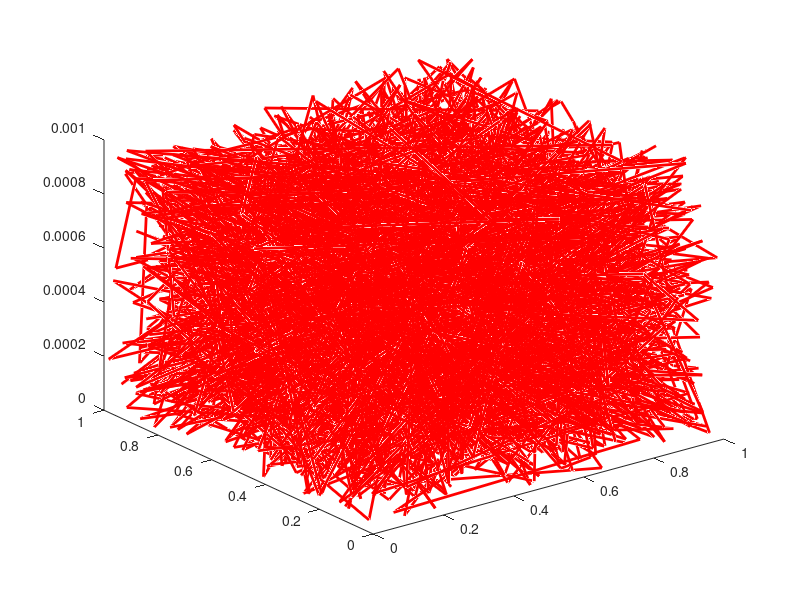

Reproduce this figure in MATLAB. (Note: this script raises an error after producing the figure.)
function test

  [x,y,z] = random(5000) ;
  plot3(x,y,z,'-b','LineWidth',2) ;
  P = [ x'; y'; z'; ] ;

  [x,y,z] = random(5000) ;
  plot3(x,y,z,'-r','LineWidth',2) ;
  Q = [ x'; y'; z'; ] ; 
  [L,E] = lk( P, Q );
  
  fprintf('L = %d, err = %g\n', L, E ) ;
end

function [x,y,z] = random(npts)
  x = rand(npts,1);
  y = rand(npts,1);
  z = 0.001*rand(npts,1);
end
